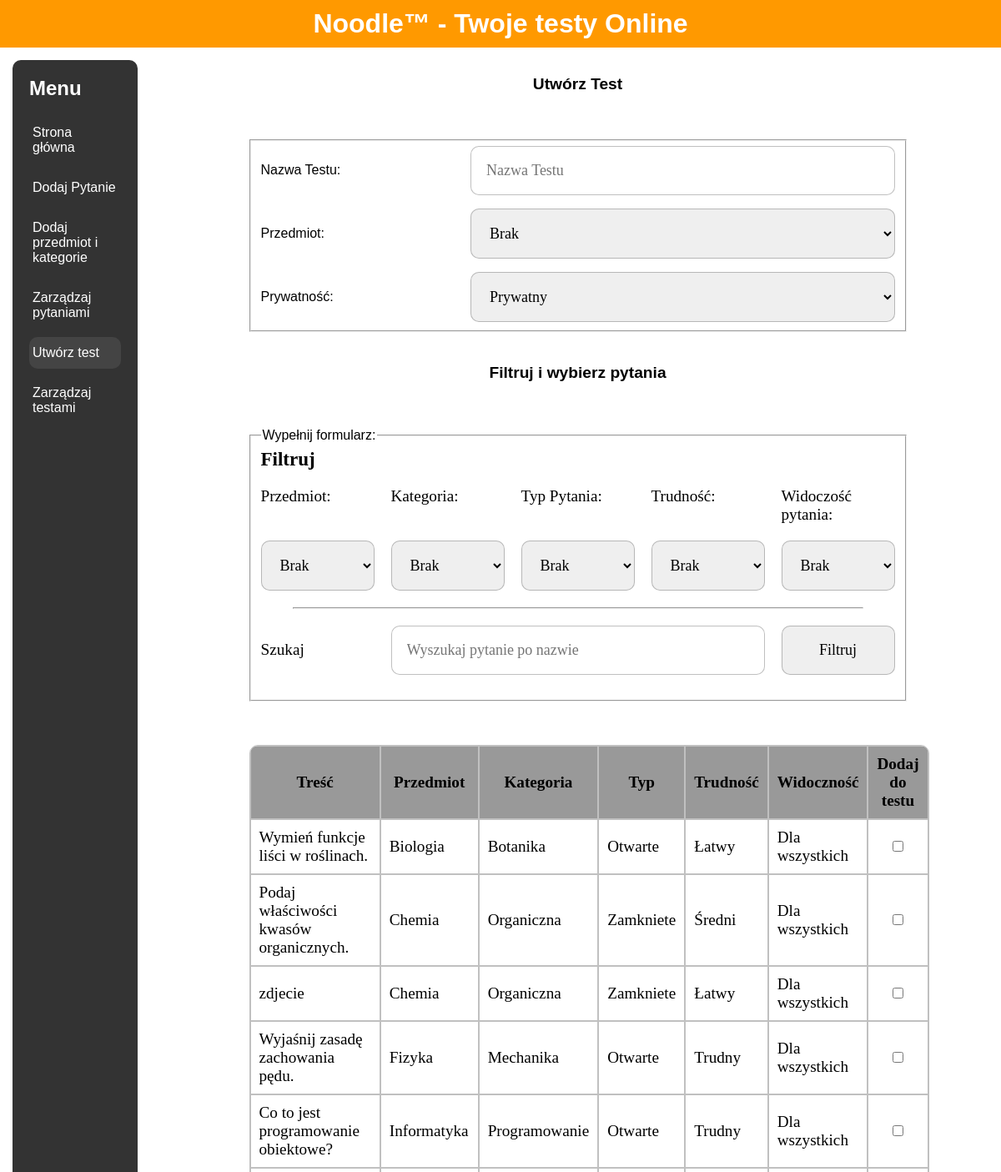
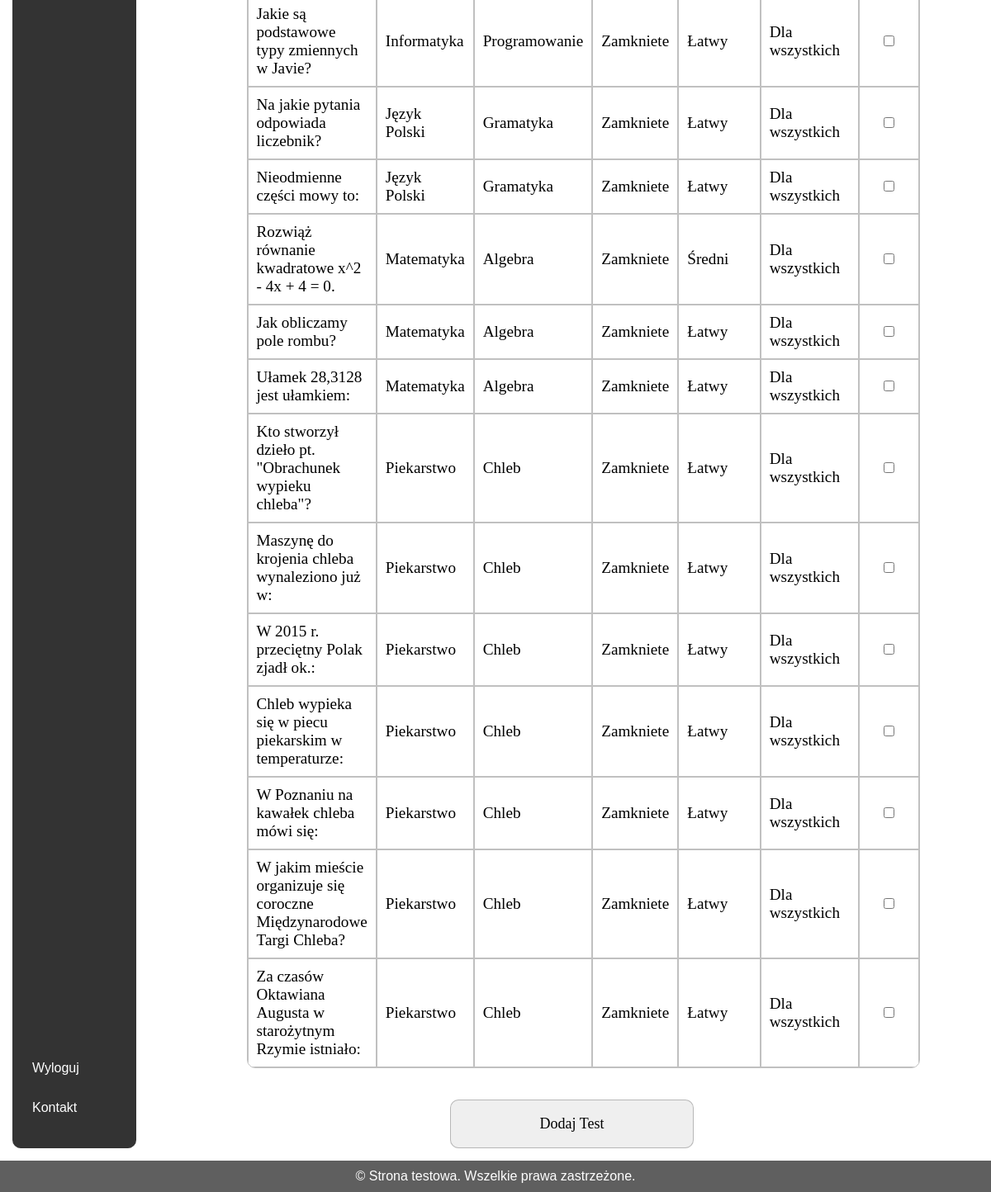
The app's page /Strona/html/panel_nauczyciela/utworz_test.php (signed in) with its own data (2 pictures, top to bottom).
### tables this page shows
CREATE TABLE `pytania` (
  `id` int(11) NOT NULL,
  `tresc` varchar(1000) NOT NULL,
  `przedmiot_id` int(11) NOT NULL,
  `kategoria_id` int(11) NOT NULL,
  `poziom_id` int(11) NOT NULL,
  `zdjecie` varchar(50) DEFAULT NULL,
  `autor` int(11) NOT NULL,
  `prywatnosc` tinyint(1) NOT NULL,
  `typ_pytania` int(11) NOT NULL
);

CREATE TABLE `przedmioty` (
  `id` int(11) NOT NULL,
  `nazwa` varchar(30) NOT NULL
);

CREATE TABLE `kategoria` (
  `id` int(11) NOT NULL,
  `nazwa` varchar(40) NOT NULL
);

CREATE TABLE `typ_pytania` (
  `id` int(11) NOT NULL,
  `nazwa_typu` varchar(15) NOT NULL
);

CREATE TABLE `poziom` (
  `id` int(11) NOT NULL,
  `trudnosc_nazwa` varchar(10) NOT NULL
);

### Strona/html/panel_nauczyciela/utworz_test.php (the view, shortened to what this page needs)
<!DOCTYPE html>
<html lang="en">
<head>
    <link rel="stylesheet" href="../styles.css">
</head>
<body>
<div class="wrapper">
    <div class="header-content" id="head">
        <h1>Noodle™ - Twoje testy Online</h1>
    </div>
    <div class="container">
    <div class="sidebar" id="menu">
        <ul>
            <h2>Menu</h2>
            <li><a href="strona_glowna.php" >Strona główna</a></li>
        <li><a href="dodaj.php">Dodaj Pytanie</a></li>
        <li><a href="dodaj_kat.php">Dodaj przedmiot i kategorie</a></li>
        <li><a href="zarz_pyt.php">Zarządzaj pytaniami</a></li>
        <li><a href="utworz_test.php" class="aktualna-strona">Utwórz test</a></li>
        <li><a href="zarz_testami.php">Zarządzaj testami</a></li>
        </ul>
        <ul>
            <li>
                <a href="../logowanie/logout.php">Wyloguj</a>
            </li>
            <li><a href="../kontakt.php">Kontakt</a></li>
        </ul>
    </div>
        <div class="main-content" id="main">
            <div class="haslo" style="justify-content: flex-start;">
                <p style="margin-bottom:1em">Utwórz Test</p>
                <br><br>
                <fieldset style="width: 80%;display:grid;gap:1em">
                    <label for="nazwa_testu" style="grid-column: 1 / 2;align-self:center;">Nazwa Testu:</label>
                    <input type="text" id="nazwa_testu" name="nazwa_testu" placeholder="Nazwa Testu" style="grid-column: 3 / 7;">
                    <label for="przedmiot_testu" style="grid-column: 1 / 2;align-self:center;">Przedmiot:</label>
                    <select id="przedmiot_testu" name="przedmiot_testu" style="grid-column: 3 / 7;" required>
								<?php
									$selected = isset($_GET['przedmiot']) ? $_GET['przedmiot'] : '0';
									echo '<option value="0" ' . ($selected == '0' ? 'selected' : '') . '>Brak</option>';
								?>
					</select>
                    <label for="prywatnosc_testu" style="grid-column: 1 / 2;align-self:center;">Prywatność:</label>
                    <select id="prywatnosc_testu" style="grid-column: 3/7" name="prywatnosc_testu">
                        <option value="1">Prywatny</option>
                    </select>
                </fieldset>
                <p style="margin-top:2em;margin-bottom:1em">Filtruj i wybierz pytania</p>
					<br><br>
					<fieldset style="width: 80%;margin-bottom:1em">
						<legend>Wypełnij formularz:</legend>
						<form action="" method="GET" class="zarzadzaj">
							<p class="mid-width" style="grid-column: 1 / 3;">Filtruj</p>
							<p class="mid-width" style="grid-column: 4 / 6;"></p>
							<label for="przedmiot">Przedmiot:</label>
							<label for="kategoria">Kategoria:</label>
							<label for="typ">Typ Pytania:</label>
							<label for="poziom">Trudność:</label>
							<label for="prywatnosc">Widoczość pytania:</label>
							<select id="przedmiot" name="przedmiot">
								<?php
									$selected = isset($_GET['przedmiot']) ? $_GET['przedmiot'] : '0';
									echo '<option value="0" ' . ($selected == '0' ? 'selected' : '') . '>Brak</option>';
								?>
							</select>
							<select id="kategoria" name="kategoria">
								<?php
									$selected = isset($_GET['kategoria']) ? $_GET['kategoria'] : '0';
									echo '<option value="0" ' . ($selected == '0' ? 'selected' : '') . '>Brak</option>';
								?>
							</select>
							<select id="typ" name="typ">
								<?php
									$selected = isset($_GET['typ']) ? $_GET['typ'] : '0';
									echo '<option value="0" ' . ($selected == '0' ? 'selected' : '') . '>Brak</option>';
								?>
							</select>
							<select id="poziom" name="poziom">
								<?php
									$selected = isset($_GET['poziom']) ? $_GET['poziom'] : '0';
									echo '<option value="0" ' . ($selected == '0' ? 'selected' : '') . '>Brak</option>';
								?>
							</select>
							<select id="prywatnosc" name="prywatnosc">
								<option value="0">Brak</option>
							</select>
							<hr class="full-width" style="width: 90%; margin: auto;">
							<label for="tresc" style="align-self: center;">Szukaj</label>
							<?php
								$selected = isset($_GET['tresc']) ? $_GET['tresc'] : '';
								echo '<input type="text" id="tresc" name="tresc" placeholder="Wyszukaj pytanie po nazwie" value="' . $selected . '" style="grid-column: 2 / 5;" >';
							?>
							<input type="submit" style="grid-column: 5 / 6;" value="Filtruj">
						</form>
					</fieldset>
					<br>
                <br>
                <div class="pytania">
                    <form id="question-form"style="display: block;width:100%">
                        <table style="width: 100%;">
                            <thead>
                            <tr>
                                <th class="szerokie">Treść</th>
                                <th>Przedmiot</th>
                                <th>Kategoria</th>
                                <th>Typ</th>
                                <th>Trudność</th>
                                <th>Widoczność</th>
                                <th>Dodaj do testu</th>
                            </tr>
                            </thead>
                            <tbody>
                            <?php
                            $servername = "localhost";
                            $username = "root";
                            $password = "";
                            $dbname = "baza";
                            $conn = new mysqli($servername, $username, $password, $dbname);
                            $sql = "SELECT pytania.id, pytania.tresc, przedmioty.nazwa AS przedmiot, kategoria.nazwa AS kategoria, typ_pytania.nazwa_typu AS typ, poziom.trudnosc_nazwa AS trudnosc, pytania.prywatnosc AS widocznosc
                                    FROM Pytania
                                    INNER JOIN Przedmioty ON pytania.przedmiot_id = przedmioty.id
                                    INNER JOIN Kategoria ON pytania.kategoria_id = kategoria.id
                                    INNER JOIN Typ_pytania ON pytania.typ_pytania = typ_pytania.id
                                    INNER JOIN Poziom ON pytania.poziom_id = poziom.id
                                    WHERE 1=1";
                            $result = $conn->query($sql);
                            if ($result->num_rows > 0) {
                                while ($row = $result->fetch_assoc()) {
                                    echo '<tr id="' . $row['id'] . '">
                                            <td>' . $row['tresc'] . '</td>
                                            <td>' . $row['przedmiot'] . '</td>
                                            <td>' . $row['kategoria'] . '</td>
                                            <td>' . $row['typ'] . '</td>
                                            <td>' . $row['trudnosc'] . '</td>
                                            <td>' . ($row['widocznosc'] === 'tylkoja' ? 'Tylko dla mnie' : 'Dla wszystkich') . '</td>
                                            <td style="text-align:center;"><input type="checkbox" name="question_ids[]" value="' . $row['id'] . '"></td>
                                          </tr>';
                                }
                            } else {
                                echo '<tr><td colspan="7">Brak pytań do wyświetlenia.</td></tr>';
                            }
                            ?>
                            </tbody>
                        </table>
                    </form>
                </div>
                <br>
                <button id="add-test-button" style="padding: 1em;font-family: calibri;width: 30%;font-size: large;border: 1px solid #70707070;border-radius: 10px;">Dodaj Test</button>
            </div>
        </div>
    </div>
    <div class="footer" id="stopka">
        <p>&copy; Strona testowa. Wszelkie prawa zastrzeżone.</p>
    </div>
</div>
</body>
</html>

### Strona/html/styles.css (style rules this page uses)
* { box-sizing: border-box; margin: 0; }
body { font-family: Arial, sans-serif; display: flex; min-height: 100vh; flex-direction: column; }
.header-content { background-color: #ff9900; color: #fff; padding: 10px 0; text-align: center; position: sticky; width: 100%; top: 0; z-index: 1000; }
.header-content h1 { margin: 0; }
.wrapper { flex: 1; display: flex; flex-direction: column; }
.container { display: flex; flex: 1; align-items: flex-start; }
.sidebar { display: flex; flex-direction: column; background-color: #333; color: #fff; position: sticky; width: 12%; min-width: 150px; padding: 20px; margin: 15px; margin-right: 20px; border-radius: 10px; top: 0px; left: 0; height: auto; z-index: 900; overflow-y: auto; justify-content: space-between; }
.sidebar h2 { margin-bottom: 20px; }
.sidebar ul { list-style-type: none; padding: 0; margin-bottom: 0; }
.sidebar ul li { margin-bottom: 10px; }
.sidebar ul li a { color: #fff; text-decoration: none; display: block; padding: 10px 4px; }
.aktualna-strona { background-color: #444; border-radius: 10px; }
.main-content { display: flex; flex: 1; flex-direction: column; justify-content: center; padding: 15px; flex-wrap: wrap; }
.footer { background-color: #5f5f5f; color: #fff; text-align: center; padding: 10px 0; }
form { display: grid; grid-template-columns: 1fr 1fr; gap: 20px; margin-bottom: 20px; font-family: calibri; font-size: larger; }
.full-width { grid-column: 1 / 3; position: relative; height: 100%; }
.haslo { display: flex; align-items: center; justify-content: center; min-width: 300px; flex-direction: column; }
.haslo > p { font-weight: bold; font-size: larger; }
input,textarea { padding: 1em; font-family: calibri; width: 100%; font-size: large; border: 1px solid #70707070; resize: vertical; border-radius:10px; }
table { position: relative; border-spacing: 0; font-family: calibri; z-index: 2; border: solid 1px #70707070; border-radius: 10px; overflow: hidden; }
td, th { padding: 10px; border: solid 1px #70707070; background-clip: padding-box; }
td { background-color: white; }
th { background-color: #999; }
.pytania { width: 80%; display: flex; align-items: center; justify-content: center; min-width: 300px; flex-direction: column; }
.zarzadzaj { display: grid; grid-template-columns: 1fr 1fr 1fr 1fr 1fr; gap: 20px; margin-bottom: 20px; font-family: calibri; font-size: larger; }
.zarzadzaj > .full-width { grid-column: 1 / 6; position: relative; height: 100%; }
.zarzadzaj > .mid-width { position: relative; height: 100%; font-weight: bolder; font-size: larger; }
select { padding: 1em; font-family: calibri; width: 100%; font-size: large; border: 1px solid #70707070; resize: vertical; border-radius: 10px; }

### records on screen
pytania: tresc "Wymień funkcje liści w roślinach.", przedmiot.nazwa "Biologia", kategoria.nazwa "Botanika", typ_pytania.nazwa_typu "Otwarte", poziom.trudnosc_nazwa "Łatwy", prywatnosc "Dla wszystkich"
pytania: tresc "Podaj właściwości kwasów organicznych.", przedmiot.nazwa "Chemia", kategoria.nazwa "Organiczna", typ_pytania.nazwa_typu "Zamkniete", poziom.trudnosc_nazwa "Średni", prywatnosc "Dla wszystkich"
pytania: tresc "zdjecie", przedmiot.nazwa "Chemia", kategoria.nazwa "Organiczna", typ_pytania.nazwa_typu "Zamkniete", poziom.trudnosc_nazwa "Łatwy", prywatnosc "Dla wszystkich"
pytania: tresc "Wyjaśnij zasadę zachowania pędu.", przedmiot.nazwa "Fizyka", kategoria.nazwa "Mechanika", typ_pytania.nazwa_typu "Otwarte", poziom.trudnosc_nazwa "Trudny", prywatnosc "Dla wszystkich"
pytania: tresc "Co to jest programowanie obiektowe?", przedmiot.nazwa "Informatyka", kategoria.nazwa "Programowanie", typ_pytania.nazwa_typu "Otwarte", poziom.trudnosc_nazwa "Trudny", prywatnosc "Dla wszystkich"
pytania: tresc "Jakie są podstawowe typy zmiennych w Javie?", przedmiot.nazwa "Informatyka", kategoria.nazwa "Programowanie", typ_pytania.nazwa_typu "Zamkniete", poziom.trudnosc_nazwa "Łatwy", prywatnosc "Dla wszystkich"
pytania: tresc "Na jakie pytania odpowiada liczebnik?", przedmiot.nazwa "Język Polski", kategoria.nazwa "Gramatyka", typ_pytania.nazwa_typu "Zamkniete", poziom.trudnosc_nazwa "Łatwy", prywatnosc "Dla wszystkich"
pytania: tresc "Nieodmienne części mowy to:", przedmiot.nazwa "Język Polski", kategoria.nazwa "Gramatyka", typ_pytania.nazwa_typu "Zamkniete", poziom.trudnosc_nazwa "Łatwy", prywatnosc "Dla wszystkich"
pytania: tresc "Rozwiąż równanie kwadratowe x^2 - 4x + 4 = 0.", przedmiot.nazwa "Matematyka", kategoria.nazwa "Algebra", typ_pytania.nazwa_typu "Zamkniete", poziom.trudnosc_nazwa "Średni", prywatnosc "Dla wszystkich"
pytania: tresc "Jak obliczamy pole rombu?", przedmiot.nazwa "Matematyka", kategoria.nazwa "Algebra", typ_pytania.nazwa_typu "Zamkniete", poziom.trudnosc_nazwa "Łatwy", prywatnosc "Dla wszystkich"
pytania: tresc "Ułamek 28,3128 jest ułamkiem:", przedmiot.nazwa "Matematyka", kategoria.nazwa "Algebra", typ_pytania.nazwa_typu "Zamkniete", poziom.trudnosc_nazwa "Łatwy", prywatnosc "Dla wszystkich"
pytania: tresc "Kto stworzył dzieło pt. \"Obrachunek wypieku chleba\"?", przedmiot.nazwa "Piekarstwo", kategoria.nazwa "Chleb", typ_pytania.nazwa_typu "Zamkniete", poziom.trudnosc_nazwa "Łatwy", prywatnosc "Dla wszystkich"
pytania: tresc "Maszynę do krojenia chleba wynaleziono już w:", przedmiot.nazwa "Piekarstwo", kategoria.nazwa "Chleb", typ_pytania.nazwa_typu "Zamkniete", poziom.trudnosc_nazwa "Łatwy", prywatnosc "Dla wszystkich"
pytania: tresc "W 2015 r. przeciętny Polak zjadł ok.:", przedmiot.nazwa "Piekarstwo", kategoria.nazwa "Chleb", typ_pytania.nazwa_typu "Zamkniete", poziom.trudnosc_nazwa "Łatwy", prywatnosc "Dla wszystkich"
pytania: tresc "Chleb wypieka się w piecu piekarskim w temperaturze:", przedmiot.nazwa "Piekarstwo", kategoria.nazwa "Chleb", typ_pytania.nazwa_typu "Zamkniete", poziom.trudnosc_nazwa "Łatwy", prywatnosc "Dla wszystkich"
pytania: tresc "W Poznaniu na kawałek chleba mówi się:", przedmiot.nazwa "Piekarstwo", kategoria.nazwa "Chleb", typ_pytania.nazwa_typu "Zamkniete", poziom.trudnosc_nazwa "Łatwy", prywatnosc "Dla wszystkich"
pytania: tresc "W jakim mieście organizuje się coroczne Międzynarodowe Targi Chleba?", przedmiot.nazwa "Piekarstwo", kategoria.nazwa "Chleb", typ_pytania.nazwa_typu "Zamkniete", poziom.trudnosc_nazwa "Łatwy", prywatnosc "Dla wszystkich"
pytania: tresc "Za czasów Oktawiana Augusta w starożytnym Rzymie istniało:", przedmiot.nazwa "Piekarstwo", kategoria.nazwa "Chleb", typ_pytania.nazwa_typu "Zamkniete", poziom.trudnosc_nazwa "Łatwy", prywatnosc "Dla wszystkich"
